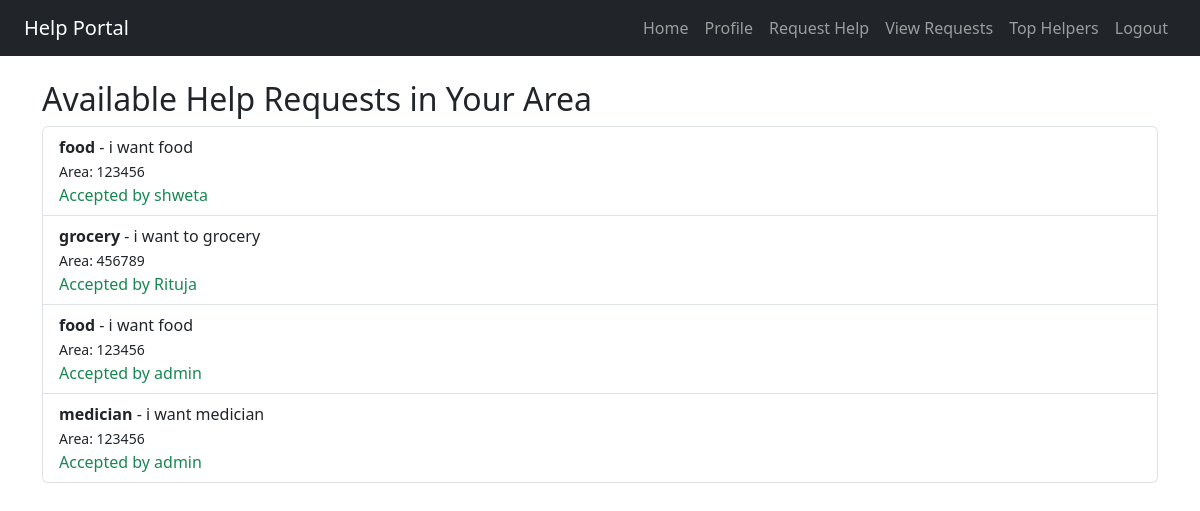
The app's page /view-requests/ (signed in) with its own data.
### mainapp/models.py (models this page shows, shortened)
class HelpRequest(models.Model):
    seeker = models.ForeignKey(User, on_delete=models.CASCADE, related_name='helprequests')  # Related name वापरल्यामुळे user.helprequests.all() मिळेल
    help_type = models.CharField(max_length=255)
    description = models.TextField()
    area = models.CharField(max_length=100)
    is_accepted = models.BooleanField(default=False)
    accepted_by = models.ForeignKey(User, on_delete=models.SET_NULL, null=True, blank=True, related_name='accepted_helpers')  # Helper साठी related_name
    created_at = models.DateTimeField(auto_now_add=True)

### mainapp/views.py (the view)
# urls.py: path('view-requests/', views.view_requests, name='view_requests'),
@login_required
def view_requests(request):
    requests = HelpRequest.objects.all().order_by('-created_at')
    return render(request, 'mainapp/view_requests.html', {'requests': requests})

### mainapp/templates/mainapp/view_requests.html
{% extends 'mainapp/base.html' %}
{% block content %}
<h2>Available Help Requests in Your Area</h2>
{% if requests %}
    <ul class="list-group">
    {% for req in requests %}
        <li class="list-group-item">
            <strong>{{ req.help_type }}</strong> - {{ req.description }} <br>
            <small>Area: {{ req.area }}</small><br>
            {% if not req.is_accepted %}
                <a href="{% url 'accept_request' req.id %}" class="btn btn-primary mt-2">Accept</a>
            {% else %}
                <span class="text-success">Accepted by {{ req.accepted_by.username }}</span>
            {% endif %}
        </li>
    {% endfor %}
    </ul>
{% else %}
    <p>No requests available.</p>
{% endif %}
{% endblock %}

### mainapp/templates/mainapp/base.html (shortened to what this page needs)
<!DOCTYPE html>
<html>
<head>
    <link rel="stylesheet" href="https://cdn.jsdelivr.net/npm/bootstrap@5.3.0/dist/css/bootstrap.min.css">
</head>
<body>
    <nav class="navbar navbar-expand-lg navbar-dark bg-dark px-4">
        <a class="navbar-brand" href="{% url 'home' %}">Help Portal</a>
        <div class="collapse navbar-collapse">
            <ul class="navbar-nav ms-auto">
                {% if user.is_authenticated %}
                    <li class="nav-item"><a class="nav-link" href="{% url 'home' %}">Home</a></li>
                    <li class="nav-item"><a class="nav-link" href="{% url 'profile' %}">Profile</a></li>
                    <li class="nav-item"><a class="nav-link" href="{% url 'request_help' %}">Request Help</a></li>
                    <li class="nav-item"><a class="nav-link" href="{% url 'view_requests' %}">View Requests</a></li>
                    <li class="nav-item"><a class="nav-link" href="{% url 'top_helpers' %}">Top Helpers</a></li>
                    <li class="nav-item"><a class="nav-link" href="{% url 'logout' %}">Logout</a></li>
                {% else %}
                    <li class="nav-item"><a class="nav-link" href="{% url 'register' %}">Register</a></li>
                    <li class="nav-item"><a class="nav-link" href="{% url 'login' %}">Login</a></li>
                {% endif %}
            </ul>
        </div>
    </nav>
    <div class="container mt-4">
        {% block content %}
        {% endblock %}
    </div>
</body>
</html>

### records on screen
HelpRequest: help_type "food", description "i want food", area "123456", accepted_by.username "shweta"
HelpRequest: help_type "grocery", description "i want to grocery", area "456789", accepted_by.username "Rituja"
HelpRequest: help_type "food", description "i want food", area "123456", accepted_by.username "admin"
HelpRequest: help_type "medician", description "i want medician", area "123456", accepted_by.username "admin"
